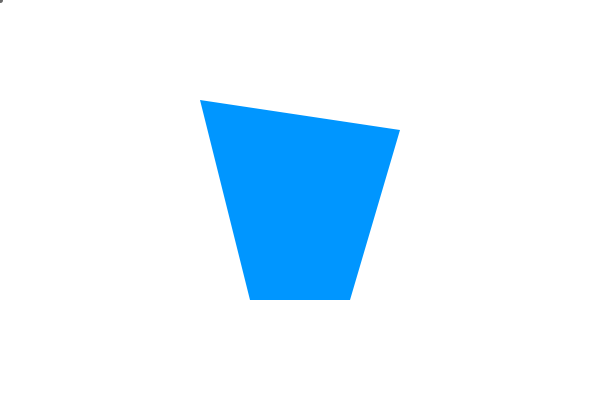
Frame 1 (no input)
Frame 60 (the mouse pressed at the canvas centre just before this capture): identical to frame 1, image omitted
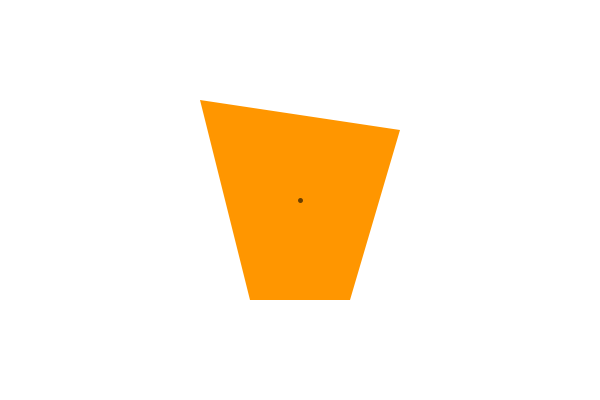
Frame 120 (the mouse held since frame 60 and released just before this capture)

The Processing sketch that drew these frames (run headless with seeded random() and noise(); from frame 60 on, the mouse is pressed at the canvas centre):

// Processing sketch: PolyPoint
// ── PolyPoint.pde

/*
POLYGON/POINT
Jeff Thompson | 2015 | www.jeffreythompson.org

*/

float px = 0;    // point position
float py = 0;

// array of PVectors, one for each vertex in the polygon
PVector[] vertices = new PVector[4];


void setup() {
  size(600,400);
  noCursor();
  
  strokeWeight(5);  // make the point easier to see
  
  // set position of the vertices
  // here we draw a distorted trapezoid, but you could
  // make much more complex shapes, or even randomize the points!
  vertices[0] = new PVector(200,100);
  vertices[1] = new PVector(400,130);
  vertices[2] = new PVector(350,300);
  vertices[3] = new PVector(250,300);
}


void draw() {
  background(255);
  
  // update point to mouse coordinates
  px = mouseX;
  py = mouseY;
  
  // check for collision
  // if hit, change fill color
  boolean hit = polyPoint(vertices, px,py);
  if (hit) fill(255,150,0);
  else fill(0,150,255);
  
  // draw the polygon using beginShape()
  noStroke();
  beginShape();
  for (PVector v : vertices) {
    vertex(v.x, v.y);
  }
  endShape();
  
  // draw the point
  stroke(0, 150);
  point(px,py);
}


// POLYGON/POINT
boolean polyPoint(PVector[] vertices, float px, float py) {
  boolean collision = false;
  
  // go through each of the vertices, plus the next vertex in the list
  int next = 0;
  for (int current=0; current<vertices.length; current++) {
    
    // get next vertex in list
    // if we've hit the end, wrap around to 0
    next = current+1;
    if (next == vertices.length) next = 0;
    
    // get the PVectors at our current position
    // this makes our if statement a little cleaner
    PVector vc = vertices[current];    // c for "current"
    PVector vn = vertices[next];       // n for "next"
    
    // compare position, flip 'collision' variable back and forth
    if ( ((vc.y >= py && vn.y < py) || (vc.y <= py && vn.y > py)) &&
         (px < (vn.x-vc.x) * (py-vc.y) / (vn.y-vc.y) + vc.x) ) {
            collision = !collision;
    }
  }
  return collision;  
}
